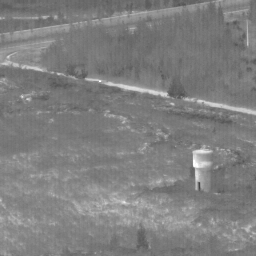
%> input picture images/1.bmp, 256 x 256 px
$ octave --eval "result = preprocess_gauss(imread('../images/1.bmp'));"   (GNU Octave 9; MATLAB toolbox functions it lacks are replaced by stand-ins)
%> lines starting %> are read from the running program, lines starting %| are printed output that depends on the picture
function img_ = preprocess_gauss(img)
%     min_val = min(img(:));
%     max_val = max(img(:));
%     img_ = (img - min_val)./(max_val - min_val);
    img_ = double(img);

    %% Image denoise
    se=strel('square',2);
    img_=imdilate(img_, se);
%     se=strel('square',2);
%     img_=imerode(img_,se);


    %%
    op = fspecial('average', 9); % improved high boost filter
    Im = imfilter(double(img_), op, 'symmetric');
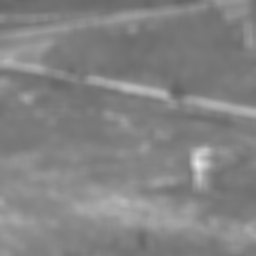
%> Im: size 256x256x3 double; min 99.74, max 233.5, mean 131.6
    Ihp = img_ - Im;
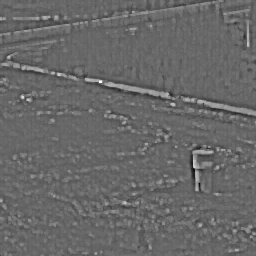
%> Ihp: size 256x256x3 double; min -65.52, max 94.67, mean 0; drawn with min black and max white
    Ihp(Ihp<0) = 0;
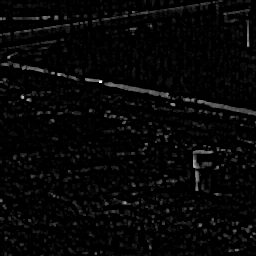
%> Ihp: size 256x256x3 double; min 0, max 94.67, mean 2.7; drawn with min black and max white
    ihbf = img_.*Ihp;
    img_ = ihbf;

%     subplot(132);
%     imagesc(Ihp);
end

$ run again, on images/10.bmp
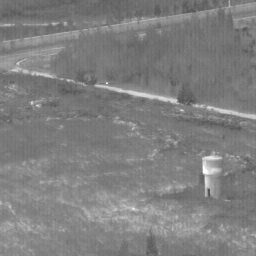
%> input picture images/10.bmp, 256 x 256 px
%> in preprocess_gauss, `Ihp = img_ - Im;`:
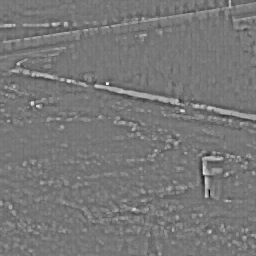
%> Ihp: size 256x256x3 double; min -76.53, max 86.32, mean 0; drawn with min black and max white
%> in preprocess_gauss, `Ihp(Ihp<0) = 0;`:
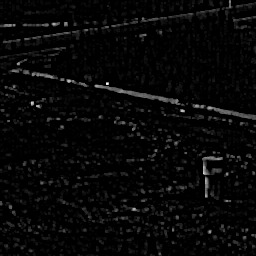
%> Ihp: size 256x256x3 double; min 0, max 86.32, mean 2.7; drawn with min black and max white
